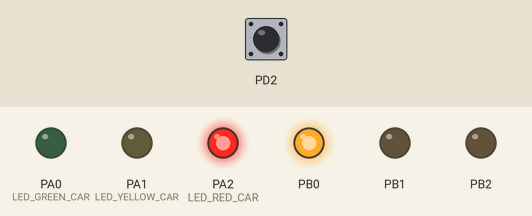
The program below on a simulated ATmega32, built with avr-gcc and emulated at 8 MHz. On the bench: output pins drawn as LEDs (lit = HIGH). Inputs (shaded band) come from the test bench; at power-on: PD2 HIGH.

Above: at 1.2 s.
1.3 s: PD2 pulled LOW for 0.15 s
At 6.44 s:
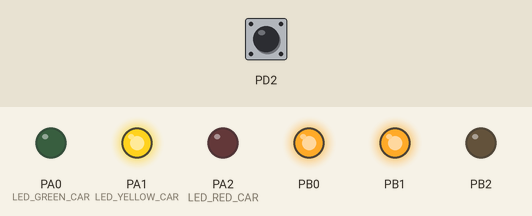
At 11.8 s:
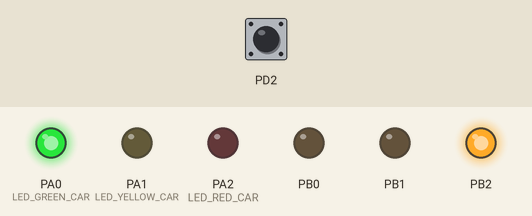
Timing chart, 0 to 22.4 s (numbered marks = the images above; inputs shaded):
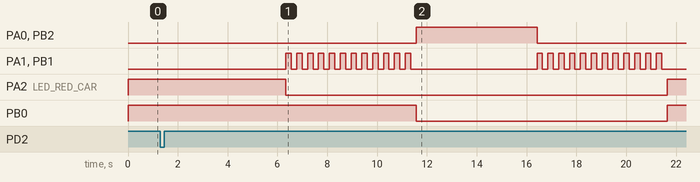

The program:

main.c
```c
/*
 * main.c
 *
 *  Created on: Aug 8, 2022
 *      Author: ibrahim
 */

/* Include The Libraries Used  */
#include "../LIB/STD_TYPES/STD_TYPES.h"
#include "../LIB/BIT_MATH/BIT_MATH.h"

/* Include the MCAL Layer device drivers */
#include "../MCAL/DIO/DIO_interface.h"
#include "../MCAL/TIMER0/TIMER0_interface.h"
#include "../MCAL/INTERRUPT/GIE_interface.h"
#include "../MCAL/EXTI/EXTI_interface.h"
/* Include HAL Layer device drivers  */
#include "../HAL/LED/LED_interface.h"
#include "../HAL/BUTTON/BUTTON_interface.h"

/* Include Application File */
#include "APP.h"

// extern the Global_ModeOfOperation from the APP.c to change inside the ISR
extern volatile EN_Application_t Global_ModeOfOperation;

// volatile Global Variable represents the timer ticks
volatile u16 u16TimerTicks = 0;

void EXTI_LINE0_CallBack(void)
{
	if (Global_ModeOfOperation == APP_NORMAL_MODE) // only one press is to be handled
	{
		// When the Button is pressed Change the mode of Operation to APP_PEDESTRIAN_MODE
		Global_ModeOfOperation = APP_PEDESTRIAN_MODE;
		u16TimerTicks = 0;
		APP_enumPedestriansModeNextState();
	}

}
void TIMER0_CallBack(void)
{
	/*
	 * F_CPU = 8000000
	 * Pre-scaler = 64
	 * F = 8000000/64
	 * ToverFlow = 2^8 * 1/F = 256 * 64/8000000
	 * 256-------> 2.048ms
	 * X  -------> 1ms
	 * X = 125
	 * Compare Register = X = 125
	 * Interrupt Occurs every 1 ms
	 * so to delay 5 seconds we need 5000 Ticks
	 * the u16TimerTicks is incremented every time we enter ISR
	 *  */
	u16TimerTicks++;
	if (u16TimerTicks == 5000)
	{
		if (Global_ModeOfOperation == APP_NORMAL_MODE)
		{
			u16TimerTicks = 0; // reset the timer ticks
			APP_enumNormalModeNextState(); // Change the state of the next state of the leds in Normal Mode
		}
		else if (Global_ModeOfOperation == APP_PEDESTRIAN_MODE)
		{
			u16TimerTicks = 0; // reset the timer ticks
			APP_enumPedestriansModeNextState(); // change the next state of the leds in pedestrian mode
		}
	}
}

int main(void)
{
	LED_voidInit(); // Initialize  all LEDs
	TIM0_voidInit(); // initialize Timer0
	TIM0_u8Set_CompareRegister_Value(125); // pre-load the timer CTC register with 125 tick
	TIM0_voidSetCompareCallBack(TIMER0_CallBack); // Set the Callback Function to be called in the ISR
	GIE_voidEnable(); // Enable the Global Interrupt
	EXTI_Config EXTI_PushButton ; // Create an Object of the External Interrupt Configurations
	EXTI_PushButton.LINE = LINE0; // Select LIN0
	EXTI_PushButton.SENSE = FALLING_EDGE; // Interrupt on Falling edge
	EXTI_voidEnable(&EXTI_PushButton); // Initialize the External Interrupt
	EXTI_voidSetCALLBACK(LINE0, EXTI_LINE0_CallBack); // Set the callback of the External interrupt Line0
	BUTTON_voidInit();
	while(1)
	{
		APP_enumStart(); // Run Application Function
	}

	return 0;
}
```

APP.c
```c
/*
 * APP.c
 *
 *  Created on: Aug 8, 2022
 *      Author: saber
 */

/* Include the Libraries */
#include "../LIB/STD_TYPES/STD_TYPES.h"
#include "../LIB/BIT_MATH/BIT_MATH.h"
/* Include MCAL Drivers */
#include "../MCAL/DIO/DIO_interface.h"
#include "../MCAL/EXTI/EXTI_interface.h"
#include "../MCAL/INTERRUPT/GIE_interface.h"
#include "../MCAL/TIMER0/TIMER0_interface.h"
/* Include HAL Drivers */
#include "../HAL/LED/LED_interface.h"
#include "../HAL/BUTTON/BUTTON_interface.h"

#include "../LIB/DELAY/DELAY.h"
#include "APP.h"
#include "APP_private.h"

// Global variable indicates the Mode of Operation
volatile EN_Application_t Global_ModeOfOperation = APP_NORMAL_MODE;
// Global variable indicates the current state of the LEDs
volatile EN_Application_t Global_enumCurrentState = APP_GREEN_TO_YELLOW;
// Global variable indicates the next state of the LEDs
volatile EN_Application_t Global_enumNextState = APP_CAR_RED_PEDESTRIANS_GREEN;


EN_ApplicationError_t APP_enumNormalModeNextState(void)
{
	/*
	 * The Function is used to Change the next state of the Normal Mode
	 * If the Current State is Cars' Green ON the Next will be Green to Yellow
	 * If the Current State is Cars' Red ON the Next will be Red to Yellow
	 * If the Current State is Green to Yellow the Next will be cars' Red ON
	 * If the Current State is Red to Yellow the Next will be cars' Green ON
	 * */
	EN_ApplicationError_t Local_enumErrorState = APP_OK;
	if (Global_enumCurrentState == APP_CAR_GREEN_PEDESTRIANS_RED)
	{
		Global_enumNextState = APP_GREEN_TO_YELLOW;
	}
	else if (Global_enumCurrentState == APP_CAR_RED_PEDESTRIANS_GREEN)
	{
		Global_enumNextState = APP_RED_TO_YELLOW;
	}
	else if (Global_enumCurrentState == APP_GREEN_TO_YELLOW)
	{
		Global_enumNextState = APP_CAR_RED_PEDESTRIANS_GREEN;
	}
	else if (Global_enumCurrentState == APP_RED_TO_YELLOW)
	{
		Global_enumNextState = APP_CAR_GREEN_PEDESTRIANS_RED;
	}
	else
	{
		Local_enumErrorState = APP_CHANGE_STATE_FAILED; // Error Changing the state
	}
	return Local_enumErrorState; // return Error State
}


EN_ApplicationError_t APP_enumPedestriansModeNextState(void)
{
	/*
	 * The Function is used to Change the next state of the Pedestrian Mode
	 * If the Current State is Cars' Green ON the Next will be APP_PEDESTRIAN_YELLOW
	 * If the Current State is Cars' Red ON the Next will be APP_PEDESTRIAN_RED (Nothing changed)
	 * If the Current State is Green to Yellow or Red to Yellow the Next will be APP_PEDESTRIAN_YELLOW (Blink for 5 seconds)
	 * If the Current State is APP_PEDESTRIAN_RED the Next is Blinking with Green of the pedestrian is ON
	 * IF the current state is APP_PEDESTRIAN_BLINK then the Next is ending the Mode and back to Normal Mode
	 *
	 * */
	EN_ApplicationError_t Local_enumErrorState = APP_OK;
	switch(Global_enumCurrentState)
	{
	case APP_CAR_GREEN_PEDESTRIANS_RED:
		// Blink Yellow 5 seconds then Green of Pedestrian will be ON
		Global_enumNextState = APP_PEDESTRIAN_YELLOW;
		break;
	case APP_CAR_RED_PEDESTRIANS_GREEN:
		// Stay in the state (Nothing Change)
		Global_enumNextState = APP_PEDESTRIAN_RED; // stay for 5 seconds more
		break;
	case APP_GREEN_TO_YELLOW:
	case APP_RED_TO_YELLOW:
		// Blink for 5 seconds then Open Green of Pedestrian ON
		Global_enumNextState = APP_PEDESTRIAN_YELLOW;
		break;
	case APP_PEDESTRIAN_RED:
		// this mean that the previous state was Cars' Red ON
		// So We need after Blinking to go Back to Normal Mode as Nothing Changed in the sequence of states
		// As the cars' Red On the Pedestrian is already green
		// So after blinking turn run normal Mode
		Global_enumNextState = APP_PEDESTRIAN_BLINK;
		break;
	case APP_PEDESTRIAN_YELLOW:
		// means that the previous state is a state that pedestrian mode is On
		// So we need After Blinking to Turn the Pedestrian Green LED ON
		Global_enumNextState = APP_PEDESTRIAN_GREEN;
		break;
	case APP_PEDESTRIAN_GREEN:
		// After pedestrians' Green LED is ON  Blink the yellow
		Global_enumNextState = APP_PEDESTRIAN_BLINK;
		break;
	case APP_PEDESTRIAN_BLINK:
		// end the Mode and back to Normal Mode
		Global_enumNextState = APP_PEDESTRIAN_END;
		break;
	default : Local_enumErrorState = APP_CHANGE_STATE_FAILED; // Error
	}
	return Local_enumErrorState;
}

static EN_ApplicationError_t APP_enumCarRedPedestriansGreen(void)
{
	/*
	 * The Function is Used to Turn ON the Cars' Red LED
	 * and Turn ON the Pedestrians' Green LED
	 * Turn Off All other LEDs
	 */
	EN_ApplicationError_t Local_enumErrorState = APP_OK;
	Local_enumErrorState = LED_voidON(LED_RED_CAR);
	if (Local_enumErrorState == APP_LED_OK)
	{
		Local_enumErrorState = LED_voidON(LED_GREEN_PEDESTRIANS);
		if (Local_enumErrorState == APP_LED_OK)
		{
			Local_enumErrorState = LED_voidOFF(LED_YELLOW_CAR);
			if(Local_enumErrorState == APP_LED_OK)
			{
				Local_enumErrorState = LED_voidOFF(LED_YELLOW_PEDESTRIANS);
			}
		}
	}
	if (Local_enumErrorState == APP_LED_OK)
	{
		Local_enumErrorState = APP_OK;
	}
	else
	{
		Local_enumErrorState = APP_FAILED;
	}
	return Local_enumErrorState;
}
static EN_ApplicationError_t APP_enumCarGreenPedestriansRed(void)
{
	/*
	 * The Function is Used to Turn ON the Cars' Green LED
	 * and Turn ON the Pedestrians' Red LED
	 * Turn Off All other LEDs
	 */
	EN_ApplicationError_t Local_enumErrorState = APP_OK;
	Local_enumErrorState = LED_voidON(LED_GREEN_CAR);
	if (Local_enumErrorState == APP_LED_OK)
	{
		Local_enumErrorState = LED_voidON(LED_RED_PEDESTRIANS);
		if (Local_enumErrorState == APP_LED_OK)
		{
			Local_enumErrorState = LED_voidOFF(LED_YELLOW_CAR);
			if(Local_enumErrorState == APP_LED_OK)
			{
				Local_enumErrorState = LED_voidOFF(LED_YELLOW_PEDESTRIANS);
			}
		}
	}
	if (Local_enumErrorState == APP_LED_OK)
	{
		Local_enumErrorState = APP_OK;
	}
	else
	{
		Local_enumErrorState = APP_FAILED;
	}
	return Local_enumErrorState;
}

static EN_ApplicationError_t APP_enumCarPedestriansYellow(void)
{
	/*
	 * The Function is Used to Blink the yellow LEDs
	 * Turn Off All other LEDs
	 */
	EN_ApplicationError_t Local_enumErrorState = APP_OK;
	Local_enumErrorState = LED_voidOFF(LED_RED_CAR);
	if (Local_enumErrorState == APP_LED_OK)
	{
		Local_enumErrorState = LED_voidOFF(LED_RED_PEDESTRIANS);
		if (Local_enumErrorState == APP_LED_OK)
		{
			Local_enumErrorState = LED_voidOFF(LED_GREEN_CAR);
			if (Local_enumErrorState == APP_LED_OK)
			{
				Local_enumErrorState = LED_voidOFF(LED_GREEN_PEDESTRIANS);
				if (Local_enumErrorState == APP_LED_OK)
				{
					Local_enumErrorState = LED_voidON(LED_YELLOW_CAR);
					if (Local_enumErrorState == APP_LED_OK)
					{
						Local_enumErrorState = LED_voidON(LED_YELLOW_PEDESTRIANS);

						if (Local_enumErrorState == APP_LED_OK)
						{
							delay_ms(200);
							Local_enumErrorState = LED_voidOFF(LED_YELLOW_CAR);
							if (Local_enumErrorState == APP_LED_OK)
							{
								Local_enumErrorState = LED_voidOFF(LED_YELLOW_PEDESTRIANS);
								delay_ms(200);
							}
						}
					}
				}
			}
		}
	}
	if (Local_enumErrorState == APP_LED_OK)
	{
		Local_enumErrorState = APP_OK;
	}
	else
	{
		Local_enumErrorState = APP_FAILED;
	}
	return Local_enumErrorState;
}

static EN_ApplicationError_t APP_enumPedestriansBlink(void)
{
	/*
	 * The Function is Used to Blink the yellow LEDs
	 * Turn the pedestrians' Green LED ON
	 * Turn Off All other LEDs
	 */
	EN_ApplicationError_t Local_enumErrorState = APP_OK;
	Local_enumErrorState = LED_voidOFF(LED_RED_CAR);
	if (Local_enumErrorState == APP_LED_OK)
	{
		Local_enumErrorState = LED_voidOFF(LED_RED_PEDESTRIANS);
		if (Local_enumErrorState == APP_LED_OK)
		{
			Local_enumErrorState = LED_voidOFF(LED_GREEN_CAR);
			if (Local_enumErrorState == APP_LED_OK)
			{
				Local_enumErrorState = LED_voidON(LED_GREEN_PEDESTRIANS);
				if (Local_enumErrorState == APP_LED_OK)
				{
					Local_enumErrorState = LED_voidON(LED_YELLOW_CAR);
					if (Local_enumErrorState == APP_LED_OK)
					{
						Local_enumErrorState = LED_voidON(LED_YELLOW_PEDESTRIANS);

						if (Local_enumErrorState == APP_LED_OK)
						{
							delay_ms(200);
							Local_enumErrorState = LED_voidOFF(LED_YELLOW_CAR);
							if (Local_enumErrorState == APP_LED_OK)
							{
								Local_enumErrorState = LED_voidOFF(LED_YELLOW_PEDESTRIANS);
								delay_ms(200);
							}
						}
					}
				}
			}
		}
	}
	if (Local_enumErrorState == APP_LED_OK)
	{
		Local_enumErrorState = APP_OK;
	}
	else
	{
		Local_enumErrorState = APP_FAILED;
	}
	return Local_enumErrorState;
}

EN_ApplicationError_t APP_enumStart(void)
{
	/**
	 * The Function is to check the state then perform the correct action based on the required state
	 * if the Mode is NORMAL_MODE
	 * 		- Then check the State (one of the three possible states)
	 * 		- Save the current state
	 * 		- The Timer every 5 seconds calls the Function NormalNextState to change the state
	 * else if the Mode is PEDESTRIAN_MODE
	 * 		- Now Check the state
	 * 		- Turn the Correct LEDSs
	 * 		- Save the Current state
	 * 		- if the State is APP_PEDESTRIAN_END
	 * 			- Change the Mode back to Normal Mode
	 */
	EN_ApplicationError_t Local_enumApplicationErrorState = APP_OK;
	if ( Global_ModeOfOperation == APP_NORMAL_MODE )
	{
		switch(Global_enumNextState)
		{
		case APP_CAR_GREEN_PEDESTRIANS_RED:
			/* Function to turn the cars' Green Led and the Pedestrians' Red LED */
			APP_enumCarGreenPedestriansRed();
			Global_enumCurrentState = APP_CAR_GREEN_PEDESTRIANS_RED;
			break;
		case APP_CAR_RED_PEDESTRIANS_GREEN:
			/* Function to turn the cars' Red Led and the Pedestrians' Green LED */
			APP_enumCarRedPedestriansGreen();
			Global_enumCurrentState = APP_CAR_RED_PEDESTRIANS_GREEN;
			break;
		case APP_GREEN_TO_YELLOW:
			/* Function to Blink the cars Pedestrians' Yellow LED */
			APP_enumCarPedestriansYellow();
			Global_enumCurrentState = APP_GREEN_TO_YELLOW;
			break;
		case APP_RED_TO_YELLOW:
			/* Function to Blink the cars Pedestrians' Yellow LED */
			APP_enumCarPedestriansYellow();
			Global_enumCurrentState = APP_RED_TO_YELLOW;
			break;
		default:

			break;
		}
	}
	else if (Global_ModeOfOperation == APP_PEDESTRIAN_MODE)
	{
		switch (Global_enumNextState)
		{
		case APP_PEDESTRIAN_RED:
			// Cars' Red LED ON
			// Pedestrians' Green LED ON
			APP_enumCarRedPedestriansGreen();
			Global_enumCurrentState = APP_PEDESTRIAN_RED;
			break;
		case APP_PEDESTRIAN_END:
			// Cars' Green LED ON
			// Pedestrians' RED LED ON
			APP_enumCarGreenPedestriansRed();
			LED_voidOFF(LED_GREEN_PEDESTRIANS);
			Global_enumCurrentState = APP_CAR_GREEN_PEDESTRIANS_RED;
			// end pedestrian Mode and back to Normal Mode
			Global_ModeOfOperation = APP_NORMAL_MODE;
			break;
		case APP_PEDESTRIAN_GREEN:
			// Cars' Red LED ON
			// Pedestrians' Green LED ON
			APP_enumCarRedPedestriansGreen();
			Global_enumCurrentState = APP_PEDESTRIAN_GREEN;
			break;
		case APP_PEDESTRIAN_YELLOW:
			// Blink the yellow LEDs
			APP_enumCarPedestriansYellow();
			Global_enumCurrentState = APP_PEDESTRIAN_YELLOW;
			break;
		case APP_PEDESTRIAN_BLINK :
			// Blink the Yellow LEDS
			// Keep the Pedestrians' Green LED ON
			APP_enumPedestriansBlink();
			Global_enumCurrentState = APP_PEDESTRIAN_BLINK;
			break;
		default:
			break;
		}
	}
	else
	{
		Local_enumApplicationErrorState = APP_FAILED; // Error state
	}
	return Local_enumApplicationErrorState;
}
```

APP.h
```c
/*
 * APP.h
 *
 *  Created on: Aug 8, 2022
 *      Author: saber
 */

#ifndef APPLICATION_APP_H_
#define APPLICATION_APP_H_

// Macros specifies the leds index inside the LEDs configurations according to their connection
#define LED_RED_CAR				(u8)2
#define LED_GREEN_CAR			(u8)0
#define LED_YELLOW_CAR			(u8)1
#define LED_RED_PEDESTRIANS		(u8)5
#define LED_GREEN_PEDESTRIANS	(u8)3
#define LED_YELLOW_PEDESTRIANS	(u8)4


// Enum contains all the APP file States of the two modes
typedef enum{
	APP_LED_WRONG_PORT_NUMBER,
	APP_LED_WRONG_PIN_NUMBER,
	APP_LED_INDEX_EXCEED_RANGE,
	APP_LED_WRONG_CONNECTION_TYPE,
	APP_FAILED,
	APP_LED_OK,
	APP_CHANGE_STATE_FAILED,
	APP_OK
}EN_ApplicationError_t;

typedef enum{
	APP_CAR_RED_PEDESTRIANS_GREEN,
	APP_RED_TO_YELLOW,
	APP_GREEN_TO_YELLOW,
	APP_CAR_GREEN_PEDESTRIANS_RED,
	APP_NORMAL_MODE,
	APP_PEDESTRIAN_MODE,
	APP_PEDESTRIAN_RED,
	APP_PEDESTRIAN_YELLOW,
	APP_PEDESTRIAN_BLINK,
	APP_PEDESTRIAN_GREEN,
	APP_PEDESTRIAN_END

}EN_Application_t;

/**
 * @Function Name 	: APP_enumNormalModeNextState
 * @description		: This Function is used to change the state to the next state of the normal mode
 * 					  The Function changes the next state according to the current state.
 * @param [in] 		: void
 * @param [out]		: EN_ApplicationError_t
 *
 */
EN_ApplicationError_t APP_enumNormalModeNextState(void);

/**
 * @Function Name 	: APP_enumPedestriansModeNextState
 * @description		: This Function is used to change the state to the next state of the Pedestrians mode
 * 					  The Function changes the next state according to the current state.
 * @param [in] 		: void
 * @param [out]		: EN_ApplicationError_t
 */
EN_ApplicationError_t APP_enumPedestriansModeNextState(void);

/**
 * @Function Name 	: APP_enumStart
 * @description		: This Function is the project algorithm. This function contains the implementation of the project sequence
 *					  The Function is called inside the main.
 * @param [in] 		: void
 * @param [out]		: EN_ApplicationError_t
 */
EN_ApplicationError_t APP_enumStart(void);

#endif /* APPLICATION_APP_H_ */
```

BUTTON_config.c
```c
/*
 * BUTTON_config.c
 *
 *  Created on: Aug 11, 2022
 *      Author: saber
 */


#include "../../LIB/STD_TYPES/STD_TYPES.h"
#include "../../MCAL/DIO/DIO_interface.h"

#include "BUTTON_private.h"
#include "BUTTON_config.h"

//{ Port Number , Pin Number , PULL_UP / PULL_DOWN / INPUT_FLOATING  }
ST_Switch_CONFIG_t Buttons[NUMBER_OF_BUTTONS]=
{
		{ PORTD, PIN2 , PULL_UP }
};
```

BUTTON_config.h
```c
/********************************************************************************/
/* Author 		: Ibrahim saber													*/
/* Date 		: 10/11/2020													*/
/* Version		: V00															*/
/********************************************************************************/

#ifndef BUTTON_CONFIG_H
#define BUTTON_CONFIG_H

#define NUMBER_OF_BUTTONS	1

#endif
```

LED_config.c
```c
/*
 * LED_config.c
 *
 *  Created on: Aug 8, 2022
 *      Author: saber
 */
#include "../../LIB/STD_TYPES/STD_TYPES.h"

#include "LED_private.h"
#include "LED_config.h"
#include "../../MCAL/DIO/DIO_interface.h"

ST_LedConfigs_t LEDS[MAX_LED_NUMBER] = {
		{PORTA , PIN0 , Active_HIGH},
		{PORTA , PIN1 , Active_HIGH},
		{PORTA , PIN2 , Active_HIGH},
		{PORTB , PIN0 , Active_HIGH},
		{PORTB , PIN1 , Active_HIGH},
		{PORTB , PIN2 , Active_HIGH}
};
```

LED_config.h
```c
/********************************************************************************/
/* Author 		: Ibrahim saber													*/
/* Date 		: 10/11/2020													*/
/* Version		: V01															*/
/********************************************************************************/

#ifndef LED_CONFIG_H
#define LED_CONFIG_H

// Number of LEDs connected to the system
#define MAX_LED_NUMBER		6

#endif
```

BUTTON_private.h
```c
/********************************************************************************/
/* Author 		: Ibrahim saber													*/
/* Date 		: 10/11/2020													*/
/* Version		: V00															*/
/********************************************************************************/

#ifndef BUTTON_PRIVATE_H
#define BUTTON_PRIVATE_H

typedef enum{

	PULL_UP				,
	PULL_DOWN			,
	INPUT_FLOATING

}Switch_connection;

typedef struct {

	u8 Port 				;
	u8 Pin 					;
	Switch_connection Type	;

}ST_Switch_CONFIG_t;


#endif
```

Source omitted: BUTTON_interface.h (986 bytes), BUTTON_program.c (1717 bytes), LED_interface.h (1573 bytes), LED_program.c (4465 bytes), APP_private.h (860 bytes), LED_private.h (855 bytes), BIT_MATH.h (561 bytes), DELAY.c (691 bytes), DELAY.h (212 bytes), STD_TYPES.h (856 bytes), DIO_config.h (53 bytes), DIO_interface.h (1591 bytes) and 14 more
